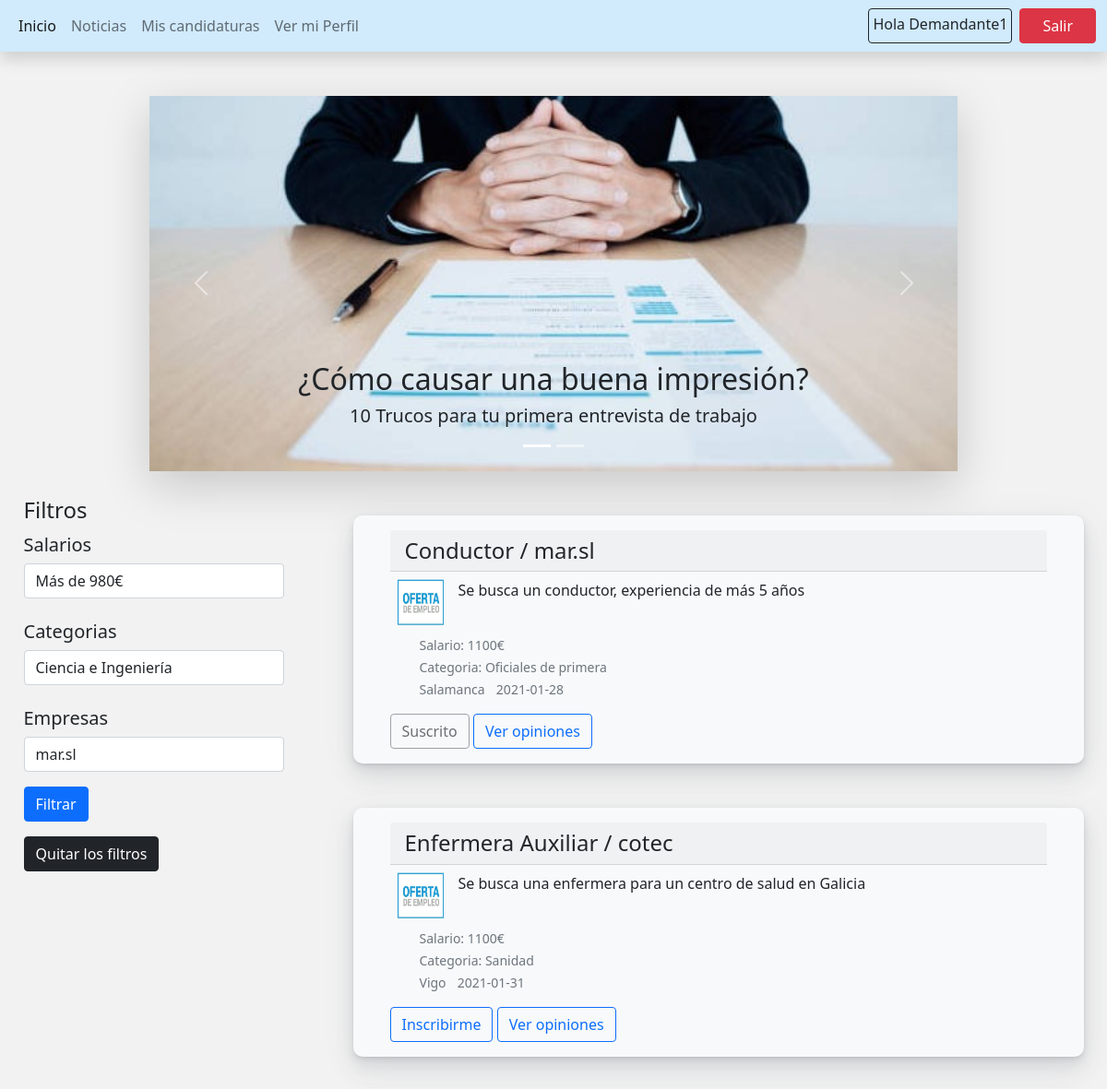
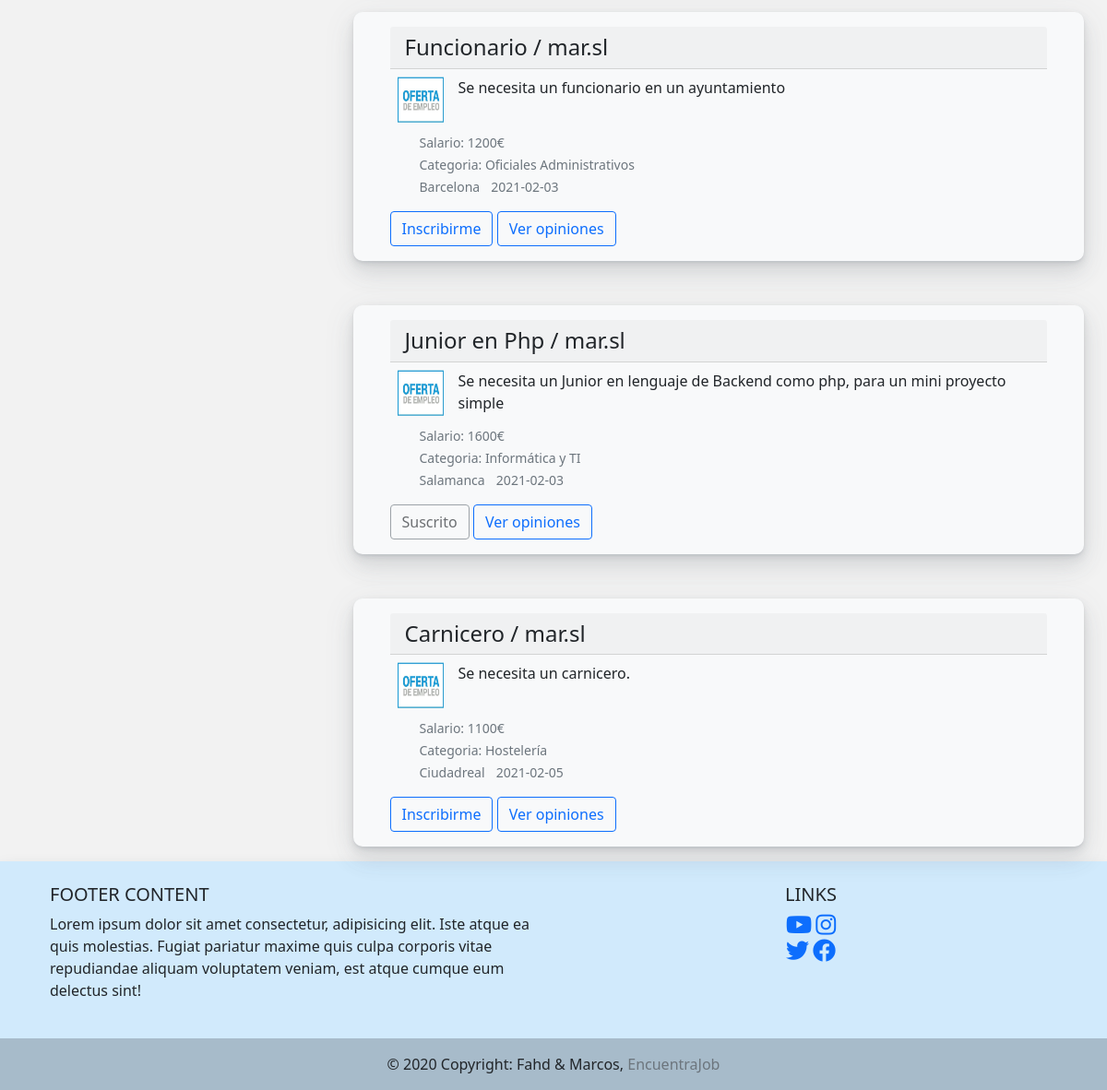
The app's page /vista_usuario.php (signed in) with its own data (2 pictures, top to bottom).
### tables this page shows
CREATE TABLE `ofertas` (
  `id_oferta` int(10) NOT NULL,
  `id_empresa` varchar(10) NOT NULL,
  `titulo_oferta` varchar(50) NOT NULL,
  `oferta` varchar(1000) NOT NULL,
  `ciudad` varchar(20) NOT NULL,
  `categoria` varchar(50) NOT NULL,
  `salario` int(10) NOT NULL,
  `fecha` date NOT NULL DEFAULT current_timestamp()
);

CREATE TABLE `empresas` (
  `id_empresa` varchar(10) NOT NULL,
  `id_usuario` int(10) NOT NULL,
  `email` varchar(20) NOT NULL,
  `cif` varchar(20) DEFAULT NULL
);

CREATE TABLE `usuarios` (
  `id_usuario` int(10) NOT NULL,
  `rol` varchar(15) NOT NULL,
  `nombre_usuario` varchar(25) NOT NULL,
  `email` varchar(20) NOT NULL,
  `password` varchar(15) NOT NULL
);

### funciones_conexion.php (called while the page is built, shortened)
<?php
function conexion(){
  $conexion = new mysqli("localhost","root","","ofertas_trabajo_daw1");
  return $conexion;
}
function sacar_ofertas(){
  $conn = conexion();
  $sql = "SELECT * FROM ofertas";
  if($rs = $conn->query($sql)){
    if($rs->num_rows<0){
    die("Error en sacar los datos de la DB");
    }
  }
  return $rs;
}
function sacar_nombres_empresa_ofertas(){
  $conn = conexion();
  $sql_nombre_empresa = "select usuarios.nombre_usuario,empresas.id_empresa from usuarios JOIN empresas ON empresas.email = usuarios.email JOIN ofertas ON ofertas.id_empresa = empresas.id_empresa";
  $rs_nombre = $conn->query($sql_nombre_empresa);
    return $rs_nombre;
}

### vista_usuario.php (the view, shortened to what this page needs)
<?php
include 'funciones_conexion.php';
$conn = conexion();
$rs_nombre_empresa = sacar_nombres_empresa_ofertas();
if(isset($_POST['btn_filtrar'])){
  $salario = $_POST['salario'];
  $categoria = $_POST['categoria'];
  $empresa= $_POST['empresas'];
  $empresa = sacar_id_emp_con_nombre($empresa);
  $rs = sacar_ofertas_con_filtro($salario,$categoria,$empresa);
}else {
  $rs = sacar_ofertas();
}
$id_usuario = $_SESSION['id_user'];
$sql_id_dem = "SELECT id_demandante FROM demandante WHERE id_usuario=$id_usuario";
if($rs_id = $conn->query($sql_id_dem)){
  $rs_id = $rs_id->fetch_assoc();
}
$id_dem = $rs_id['id_demandante'];
?>
<!doctype html>
<html lang="es">
  <head>
    <link href="css/bootstrap.min.css" rel="stylesheet" >
    <link href="css/bootstrap.css" rel="stylesheet" >
    <link href="fontawesome/css/all.min.css" rel="stylesheet" />
  </head>
  <body style="background-color: #f2f2f2;">
  <nav class="navbar navbar-expand-lg navbar-light shadow" style="background-color: #D1EAFC;">
    <div class="container-fluid">
  <div class="collapse navbar-collapse" id="navbarNav">
        <ul class="navbar-nav">
          <li class="nav-item">
            <a class="nav-link active" aria-current="page" href="vista_usuario.php">Inicio</a>
          </li>
          <li class="nav-item">
            <a class="nav-link" href="#">Noticias</a>
          </li>
          <li class="nav-item">
            <a class="nav-link " href="mis_candidaturas.php">Mis candidaturas</a>
          </li>
          <li class="nav-item">
            <a class="nav-link" href="ver_perfil_usuario.php">Ver mi Perfil</a>
          </li>
        </ul>
      </div>
        <ul class="navbar-nav">
          <li class="nav-item me-2 p-1 border border-dark rounded">
          Hola&nbsp;<?=ucwords($_SESSION['nombre']) ;?>
          </li>
          <li class="nav-item">
            <a href="logout.php" class="btn btn-danger px-4">Salir</a>
          </li>
        </ul>
      </div>
  </nav>
          <div class="row justify-content-around">
          <?php include 'filtros.php'; ?>
          <div class="col-md-8 justify-content-end">
        <?php   $datos = $rs->fetch_assoc();
        while($datos) {
          while($nombre_empresa = $rs_nombre_empresa->fetch_assoc()){
          if($datos['id_empresa'] == $nombre_empresa['id_empresa']){?>
          <div class="card mb-3 container-md bg-light   mt-5 border-light" >
            <div class="card-body">
              <h4 class="card-header"><?=$datos['titulo_oferta'];?> / <?=$nombre_empresa['nombre_usuario'];?>  </h4>
              <div class="d-flex ">
              <img src="img/oferta-empleo.jpg" alt="bmw" width="50" height="50" class="d-inline-block m-2">
              <p class="card-text m-2"><?=$datos['oferta']; ?></p>     </div>
          <ul >
              <li class=" list-inline-item card-text"><small class="text-muted align-bottom">Salario: <?=$datos['salario'];?>€</small></li><br>
              <li class=" list-inline-item card-text"><small class="text-muted align-bottom">Categoria: <?=$datos['categoria'];?></small></li><br>
              <li class=" list-inline-item card-text"><small class="text-muted align-bottom"><?=ucwords($datos['ciudad']);?></small></li>
              <li class=" list-inline-item card-text"><small class="text-muted align-bottom"><?=$datos['fecha'];?></small></li>
          </ul>
          <?php
          $d_o = $datos['id_oferta'] ;
          $sql_si_existe = "Select titulo_oferta from inscritos where id_oferta='$d_o' and id_dem='$id_dem'";
          $si_existe = $conn->query($sql_si_existe);
          if($si_existe && $si_existe->num_rows>0){ ?>
            <a ><button class="btn btn-outline-secondary text-dark disabled">Suscrito</button></a>
            <a href="opiniones_empresa_users.php?id_empresa1=<?=$datos['id_empresa'];?>" ><button class="btn btn-outline-primary">Ver opiniones</button></a>
          <?php }else { ?>
        <a href="acciones_usuario.php?id_oferta=<?=$datos['id_oferta'];?>&id_dem=<?=$id_dem;?>&id_emp=<?=$datos['id_empresa'];?>&titulo=<?=$datos['titulo_oferta'];?>" ><button class="btn btn-outline-primary">Inscribirme</button></a>
        <a href="opiniones_empresa_users.php?id_empresa1=<?=$datos['id_empresa'];?>" ><button class="btn btn-outline-primary">Ver opiniones</button></a> <?php } ?>
            </div>
          </div>
        <?php  $datos = $rs->fetch_assoc();
        }}      $nombre_empresa = $rs_nombre_empresa->fetch_assoc();
        }  $rs->free();
        ?>
           </div>
          </div>
  <footer class="text-center text-lg-start shadow" style="background-color: #D1EAFC;">
  <div class="container p-4">
    <div class="row">
      <div class="col-lg-6 col-md-12 mb-4 mb-md-0">
        <h5 class="text-uppercase">Footer Content</h5>
        <p>
          Lorem ipsum dolor sit amet consectetur, adipisicing elit. Iste atque ea quis
          molestias. Fugiat pariatur maxime quis culpa corporis vitae repudiandae aliquam
          voluptatem veniam, est atque cumque eum delectus sint!
        </p>
      </div>
      <div class="col-lg-6 col-md-12 mb-4 mb-md-0">
        <h5 class="text-uppercase text-center">Links</h5>
        <ul class="list-unstyled mb-0 text-center">
          <li>
            <a href="https://www.youtube.com/watch?v=FwhKhecN-1E" ><i class="fab fa-youtube" style="font-size:25px;" ></i></a>
            <a href="https://www.instagram.com/usal" ><i class="fab fa-instagram" style="font-size:25px;" ></i></a>
          </li>
          <li>
            <a href="https://www.twitter.com/usal"><i class="fab fa-twitter" style="font-size:25px;" ></i></a>
            <a href="https://www.facebook.com/" ><i class="fab fa-facebook" style="font-size:25px;" ></i></a>
          </li>
        </ul>
      </div>
    </div>
  </div>
  <div class="text-center p-3" style="background-color: rgba(0, 0, 0, 0.2)">
    © 2020 Copyright: Fahd & Marcos,
    <a class="text-muted" style="text-decoration:none">EncuentraJob</a>
  </div>
</footer>
  </body>
</html>

### records on screen
empresas: id_usuario.nombre_usuario "mar.sl"
ofertas: titulo_oferta "Conductor", oferta "Se busca un conductor, experiencia de más 5 años", salario "1100", categoria "Oficiales de primera", ciudad "Salamanca", fecha "2021-01-28"
empresas: id_usuario.nombre_usuario "cotec"
ofertas: titulo_oferta "Enfermera Auxiliar", oferta "Se busca una enfermera para un centro de salud en Galicia", salario "1100", categoria "Sanidad", ciudad "Vigo", fecha "2021-01-31"
ofertas: titulo_oferta "Funcionario", oferta "Se necesita un funcionario en un ayuntamiento", salario "1200", categoria "Oficiales Administrativos", ciudad "Barcelona", fecha "2021-02-03"
ofertas: titulo_oferta "Junior en Php", oferta "Se necesita un Junior en lenguaje de Backend como php, para un mini proyecto simple", salario "1600", categoria "Informática y TI", ciudad "Salamanca", fecha "2021-02-03"
ofertas: titulo_oferta "Carnicero", oferta "Se necesita un carnicero.", salario "1100", categoria "Hostelería", ciudad "Ciudadreal", fecha "2021-02-05"

### other values on screen
$_SESSION['nombre'] "Demandante1"
form field categoria "Ciencia e Ingeniería"
form field empresas "mar.sl"
